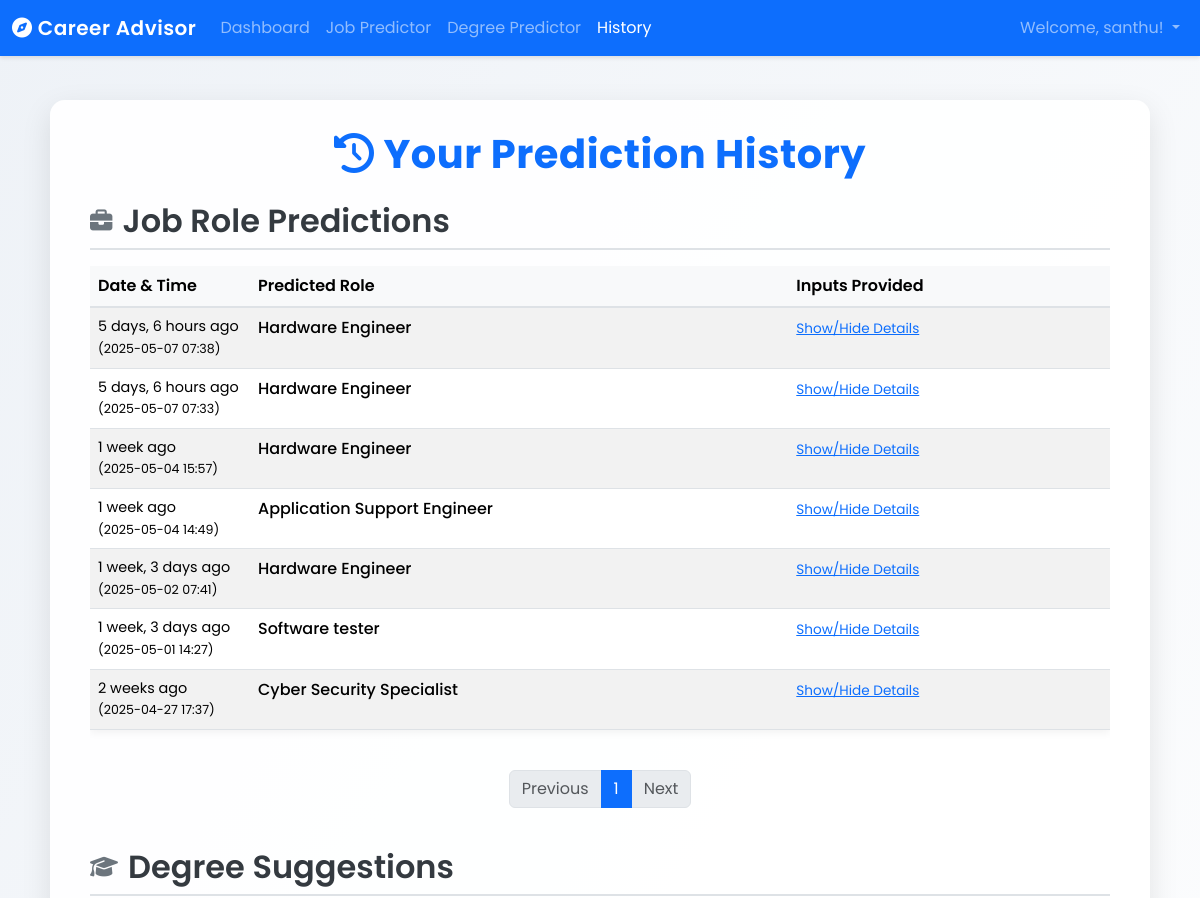
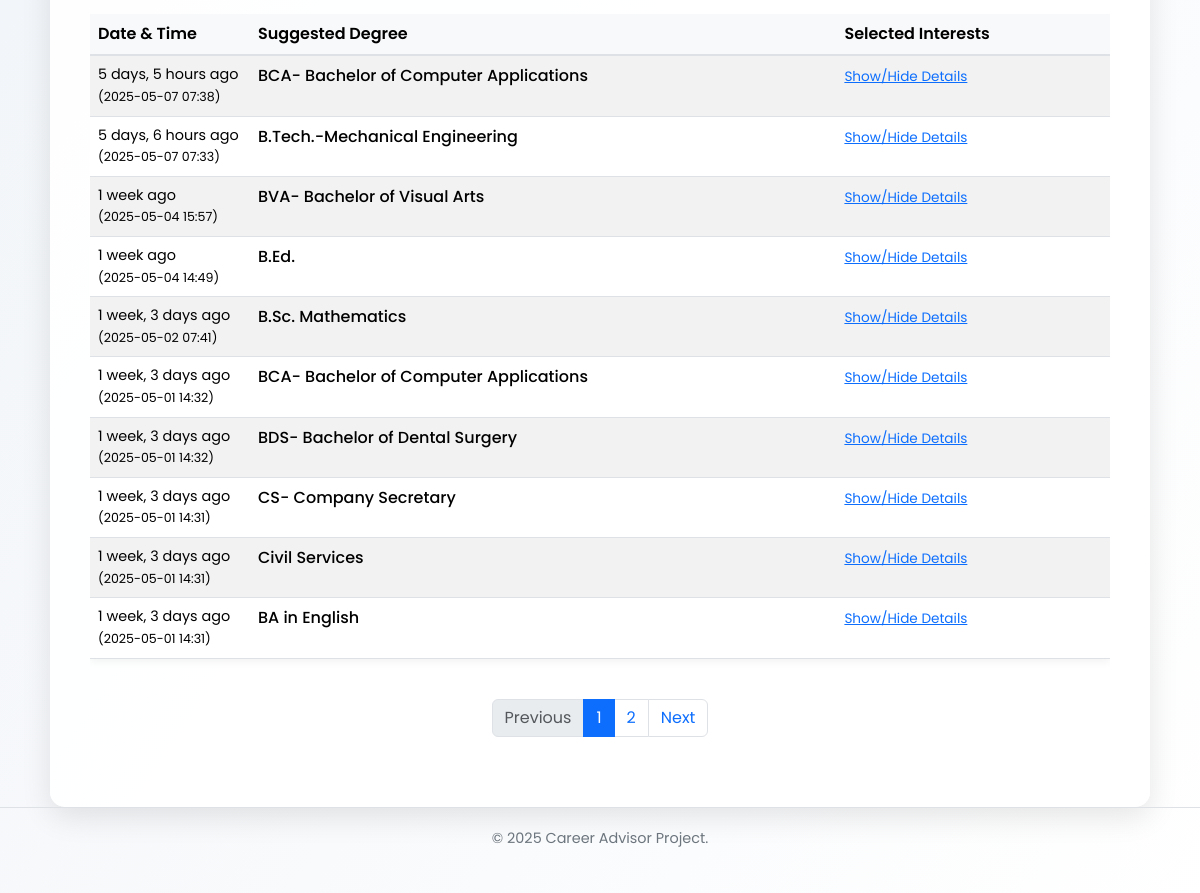
Page /history/ (signed in) on the committed database (2 pictures, top to bottom).
### predictor/models.py (models this page shows, shortened)
class JobPredictionRecord(models.Model):
    user = models.ForeignKey(User, on_delete=models.CASCADE, related_name='job_predictions')
    timestamp = models.DateTimeField(default=timezone.now)
    input_features = models.JSONField()
    predicted_role = models.CharField(max_length=255)
    class Meta: ordering = ['-timestamp']

class DegreePredictionRecord(models.Model):
    user = models.ForeignKey(User, on_delete=models.CASCADE, related_name='degree_predictions')
    timestamp = models.DateTimeField(default=timezone.now)
    input_features = models.JSONField()
    predicted_degree = models.CharField(max_length=255)
    class Meta: ordering = ['-timestamp']

### predictor/views.py (the view)
# urls.py: path('history/', views.prediction_history, name='history'),
@login_required
def prediction_history(request):
    job_history_list = JobPredictionRecord.objects.filter(user=request.user).order_by('-timestamp')
    degree_history_list = DegreePredictionRecord.objects.filter(user=request.user).order_by('-timestamp')
    items_per_page = 10 # Show 10 records per page (adjust as needed)
    job_paginator = Paginator(job_history_list, items_per_page)
    job_page_number = request.GET.get('job_page') # Get page number from URL (?job_page=...)
    try:
        job_page_obj = job_paginator.page(job_page_number)
    except PageNotAnInteger:
        job_page_obj = job_paginator.page(1)
    except EmptyPage:
        job_page_obj = job_paginator.page(job_paginator.num_pages)
    degree_paginator = Paginator(degree_history_list, items_per_page)
    degree_page_number = request.GET.get('degree_page') # Get page number from URL (?degree_page=...)
    try:
        degree_page_obj = degree_paginator.page(degree_page_number)
    except PageNotAnInteger:
        degree_page_obj = degree_paginator.page(1)
    except EmptyPage:
        degree_page_obj = degree_paginator.page(degree_paginator.num_pages)
    context = {
        'job_page_obj': job_page_obj,
        'degree_page_obj': degree_page_obj,
    }
    return render(request, 'predictor/history.html', context)

### templates/predictor/history.html (shortened to what this page needs)
{% extends "predictor/base.html" %}
{% load static %}
{% load humanize %}
{% block content %}
    <h1 class="main-title"><i class="fas fa-history"></i> Your Prediction History</h1>
    <section class="history-section">
        <h2 class="history-title"><i class="fas fa-briefcase"></i> Job Role Predictions</h2>
        {% if job_page_obj and job_page_obj.object_list %}
            <div class="table-responsive">
                <table class="table table-striped table-hover">
                    <thead>
                        <tr><th>Date & Time</th><th>Predicted Role</th><th class="inputs-col">Inputs Provided</th></tr>
                    </thead>
                    <tbody>
                        {% for record in job_page_obj.object_list %}
                        <tr>
                            <td class="timestamp-col"> {{ record.timestamp|naturaltime }} <br> <small>({{ record.timestamp|date:"Y-m-d H:i" }})</small> </td>
                            <td class="prediction-col">{{ record.predicted_role }}</td>
                            <td class="inputs-col">
                                <span class="input-details-toggle" onclick="toggleDetails('job-{{ record.pk }}')">Show/Hide Details</span>
                            </td>
                        </tr>
                        {% endfor %}
                    </tbody>
                </table>
            </div>
            <nav aria-label="Job History Pagination">
                <ul class="pagination">
                    {% if job_page_obj.has_previous %}<li class="page-item"><a class="page-link" href="?job_page={{ job_page_obj.previous_page_number }}{% if request.GET.degree_page %}°ree_page={{ request.GET.degree_page }}{% endif %}">Previous</a></li>{% else %}<li class="page-item disabled"><span class="page-link">Previous</span></li>{% endif %}
                    {% for page_num in job_page_obj.paginator.page_range %}{% if job_page_obj.number == page_num %}<li class="page-item active" aria-current="page"><span class="page-link">{{ page_num }}</span></li>{% elif page_num > job_page_obj.number|add:'-3' and page_num < job_page_obj.number|add:'3' %}<li class="page-item"><a class="page-link" href="?job_page={{ page_num }}{% if request.GET.degree_page %}°ree_page={{ request.GET.degree_page }}{% endif %}">{{ page_num }}</a></li>{% endif %}{% endfor %}
                    {% if job_page_obj.has_next %}<li class="page-item"><a class="page-link" href="?job_page={{ job_page_obj.next_page_number }}{% if request.GET.degree_page %}°ree_page={{ request.GET.degree_page }}{% endif %}">Next</a></li>{% else %}<li class="page-item disabled"><span class="page-link">Next</span></li>{% endif %}
                </ul>
            </nav>
        {% else %}
            <p class="no-history">You haven't made any job role predictions yet.</p>
            <a href="{% url 'predictor:predict_job' %}" class="btn btn-primary btn-sm">Make a Prediction</a>
        {% endif %}
    </section>
    <section class="history-section">
        <h2 class="history-title"><i class="fas fa-graduation-cap"></i> Degree Suggestions</h2>
        {% if degree_page_obj and degree_page_obj.object_list %}
            <div class="table-responsive">
                <table class="table table-striped table-hover">
                    <thead>
                        <tr><th>Date & Time</th><th>Suggested Degree</th><th class="inputs-col">Selected Interests</th></tr>
                    </thead>
                    <tbody>
                        {% for record in degree_page_obj.object_list %}
                        <tr>
                            <td class="timestamp-col"> {{ record.timestamp|naturaltime }} <br> <small>({{ record.timestamp|date:"Y-m-d H:i" }})</small> </td>
                            <td class="prediction-col">{{ record.predicted_degree }}</td>
                            <td class="inputs-col">
                                <span class="input-details-toggle" onclick="toggleDetails('degree-{{ record.pk }}')">Show/Hide Details</span>
                            </td>
                        </tr>
                        {% endfor %}
                    </tbody>
                </table>
    </div>
    <nav aria-label="Degree History Pagination">
                <ul class="pagination">
                    {% if degree_page_obj.has_previous %}<li class="page-item"><a class="page-link" href="?degree_page={{ degree_page_obj.previous_page_number }}{% if request.GET.job_page %}&job_page={{ request.GET.job_page }}{% endif %}">Previous</a></li>{% else %}<li class="page-item disabled"><span class="page-link">Previous</span></li>{% endif %}
                    {% for page_num in degree_page_obj.paginator.page_range %}{% if degree_page_obj.number == page_num %}<li class="page-item active" aria-current="page"><span class="page-link">{{ page_num }}</span></li>{% elif page_num > degree_page_obj.number|add:'-3' and page_num < degree_page_obj.number|add:'3' %}<li class="page-item"><a class="page-link" href="?degree_page={{ page_num }}">{{ page_num }}</a></li>{% endif %}{% endfor %}
                    {% if degree_page_obj.has_next %}<li class="page-item"><a class="page-link" href="?degree_page={{ degree_page_obj.next_page_number }}{% if request.GET.job_page %}&job_page={{ request.GET.job_page }}{% endif %}">Next</a></li>{% else %}<li class="page-item disabled"><span class="page-link">Next</span></li>{% endif %}
                </ul>
            </nav>
        {% else %}
            <p class="no-history">You haven't made any degree suggestions yet.</p>
            <a href="{% url 'predictor:predict_degree' %}" class="btn btn-success btn-sm">Make a Prediction</a>
        {% endif %}
    </section>
{% endblock %}

### templates/predictor/base.html (shortened to what this page needs)
{% load static %}
<!DOCTYPE html>
<html lang="en">
<head>
    <link href="https://cdn.jsdelivr.net/npm/bootstrap@5.3.2/dist/css/bootstrap.min.css" rel="stylesheet">
    <link rel="stylesheet" href="https://cdnjs.cloudflare.com/ajax/libs/font-awesome/6.5.1/css/all.min.css" />
</head>
<body>
    <nav class="navbar navbar-expand-lg navbar-dark bg-primary fixed-top">
      <div class="container-fluid">
        <a class="navbar-brand" href="{% url 'predictor:index' %}">
          <i class="fas fa-compass"></i> Career Advisor
        </a>
        <div class="collapse navbar-collapse" id="navbarNavAltMarkup">
          <div class="navbar-nav me-auto mb-2 mb-lg-0">
            {% if user.is_authenticated %}
                <a class="nav-link {% if request.resolver_match.view_name == 'predictor:dashboard' %}active{% endif %}" aria-current="page" href="{% url 'predictor:dashboard' %}">Dashboard</a>
                <a class="nav-link {% if request.resolver_match.view_name == 'predictor:predict_job' %}active{% endif %}" href="{% url 'predictor:predict_job' %}">Job Predictor</a>
                <a class="nav-link {% if request.resolver_match.view_name == 'predictor:predict_degree' %}active{% endif %}" href="{% url 'predictor:predict_degree' %}">Degree Predictor</a>
                <a class="nav-link {% if request.resolver_match.view_name == 'predictor:history' %}active{% endif %}" href="{% url 'predictor:history' %}">History</a>
            {% endif %}
          </div>
          <div class="navbar-nav ms-auto mb-2 mb-lg-0">
             {% if user.is_authenticated %}
                <li class="nav-item dropdown">
                    <a class="nav-link dropdown-toggle" href="#" id="navbarUserDropdown" role="button" data-bs-toggle="dropdown" aria-expanded="false">
                        Welcome, {{ user.username }}!
                    </a>
                </li>
             {% endif %}
          </div>
        </div>
      </div>
    </nav>
    <div class="container advisor-container">
         {% block content %}{% endblock %}
    </div>
    <footer class="mt-auto">
        <p>© {% now "Y" %} Career Advisor Project.</p>
    </footer>
</body>
</html>

### templates/predictor/base.html (style rules this page uses)
body { font-family: 'Poppins', sans-serif; background: linear-gradient(to bottom right, #eef2f7, #ffffff); padding-top: 80px; padding-bottom: 60px; color: #495057; min-height: 100vh; display: flex; flex-direction: column; }
.navbar { box-shadow: 0 2px 4px rgba(0,0,0,.1); }
.navbar-brand { font-weight: 600; letter-spacing: 0.5px; }
.advisor-container { max-width: 1100px; background-color: rgba(255, 255, 255, 0.95); padding: 30px 40px; border-radius: 15px; box-shadow: 0 10px 30px rgba(0, 0, 0, 0.1); margin-left: auto; margin-right: auto; margin-top: 20px; margin-bottom: auto; flex-grow: 1; width: 100%; }
.main-title { color: #0d6efd; font-weight: 700; margin-bottom: 1.5rem; text-align: center; letter-spacing: 0.5px; }
footer { margin-top: 40px; padding-top: 20px; border-top: 1px solid #dee2e6; font-size: 0.9em; color: #6c757d; text-align: center; width: 100%; }

### templates/predictor/history.html (style rules this page uses)
.history-section { margin-bottom: 2.5rem; }
.history-title { font-weight: 600; color: #343a40; margin-bottom: 1rem; padding-bottom: 0.5rem; border-bottom: 2px solid #dee2e6; display: flex; align-items: center; }
.history-title i { margin-right: 10px; color: #6c757d; font-size: 1.4rem; }
.table { box-shadow: 0 3px 8px rgba(0,0,0,0.05); margin-bottom: 1rem; }
.table thead th { background-color: #f8f9fa; border-bottom-width: 2px; font-weight: 600; white-space: nowrap; }
.timestamp-col { width: 160px; font-size: 0.9em; color: #495057; }
.prediction-col { font-weight: 500; min-width: 150px; }
.inputs-col { min-width: 150px; }
.input-details-toggle { font-size: 0.85em; color: #0d6efd; cursor: pointer; text-decoration: underline; white-space: nowrap; }
.pagination { justify-content: center; margin-top: 1.5rem; }

### rows in the picture
JobPredictionRecord: timestamp "5 days, 6 hours ago", timestamp "2025-05-07 07:38", predicted_role "Hardware Engineer"
JobPredictionRecord: timestamp "5 days, 6 hours ago", timestamp "2025-05-07 07:33", predicted_role "Hardware Engineer"
JobPredictionRecord: timestamp "1 week ago", timestamp "2025-05-04 15:57", predicted_role "Hardware Engineer"
JobPredictionRecord: timestamp "1 week ago", timestamp "2025-05-04 14:49", predicted_role "Application Support Engineer"
JobPredictionRecord: timestamp "1 week, 3 days ago", timestamp "2025-05-02 07:41", predicted_role "Hardware Engineer"
JobPredictionRecord: timestamp "1 week, 3 days ago", timestamp "2025-05-01 14:27", predicted_role "Software tester"
JobPredictionRecord: timestamp "2 weeks ago", timestamp "2025-04-27 17:37", predicted_role "Cyber Security Specialist"
DegreePredictionRecord: timestamp "5 days, 5 hours ago", timestamp "2025-05-07 07:38", predicted_degree "BCA- Bachelor of Computer Applications"
DegreePredictionRecord: timestamp "5 days, 6 hours ago", timestamp "2025-05-07 07:33", predicted_degree "B.Tech.-Mechanical Engineering"
DegreePredictionRecord: timestamp "1 week ago", timestamp "2025-05-04 15:57", predicted_degree "BVA- Bachelor of Visual Arts"
DegreePredictionRecord: timestamp "1 week ago", timestamp "2025-05-04 14:49", predicted_degree "B.Ed."
DegreePredictionRecord: timestamp "1 week, 3 days ago", timestamp "2025-05-02 07:41", predicted_degree "B.Sc. Mathematics"
DegreePredictionRecord: timestamp "1 week, 3 days ago", timestamp "2025-05-01 14:32", predicted_degree "BCA- Bachelor of Computer Applications"
DegreePredictionRecord: timestamp "1 week, 3 days ago", timestamp "2025-05-01 14:32", predicted_degree "BDS- Bachelor of Dental Surgery"
DegreePredictionRecord: timestamp "1 week, 3 days ago", timestamp "2025-05-01 14:31", predicted_degree "CS- Company Secretary"
DegreePredictionRecord: timestamp "1 week, 3 days ago", timestamp "2025-05-01 14:31", predicted_degree "Civil Services"
DegreePredictionRecord: timestamp "1 week, 3 days ago", timestamp "2025-05-01 14:31", predicted_degree "BA in English"

### other values in the picture
{{ user.username }} "santhu"
{{ page_num }} "1"
{{ page_num }} "2"
